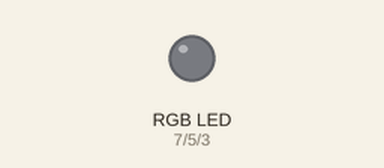
Recording of a sketch running on a simulated Arduino Uno, built with avr-gcc and run on an emulated ATmega328P. On the bench: an RGB LED mixed from three pins (HIGH = lit). The modem accepts every AT command (registered, SIM ready, sends succeed) and sends nothing else; what the sketch prints to the serial monitor is not drawn.

Above: at 1.1 s.
At 2.2 s:
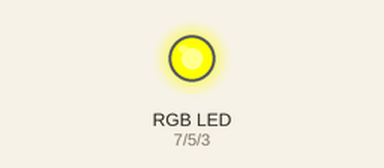
Timing chart, 0 to 3.7 s (numbered marks = the images above):
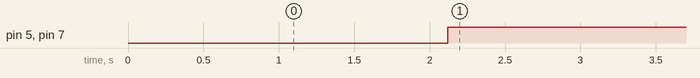

Measured:
- by itself, pin 5 (LED_GREEN), pin 7 (LED_RED): LOW → HIGH at 2.1 s

The sketch:

OpenWeatherServiceMainGitHub.ino
```cpp
#define SSID "Your SSID"
#define PASSWORD "Your Key"

#define CITY "Your City"

#define DEBUG true

#define LED_WLAN 13

#include <SoftwareSerial.h>

int LED_GREEN=5;
int LED_BLUE=3;
int LED_RED=7;
int GND=4;

SoftwareSerial esp8266(11, 12); // RX, TX


void setup() {
  Serial.begin(19200);
  esp8266.begin(19200);

  if (!espConfig()) serialDebug();
  else digitalWrite(LED_WLAN, HIGH);

  pinMode(LED_GREEN, OUTPUT);
  pinMode(LED_BLUE, OUTPUT);
  pinMode(LED_RED, OUTPUT);
  pinMode(GND, OUTPUT);
  digitalWrite(GND, LOW);

}

void loop() {
  int temp  = getWeatherTemp(CITY);
  digitalWrite(LED_BLUE, LOW);
  digitalWrite(LED_GREEN, LOW);
  digitalWrite(LED_RED, LOW);
  rgbTemp(temp);
  delay(1800000);
}

void rgbTemp(int val)
{
  if (val <= -10 & val >= -20)
    digitalWrite(LED_BLUE, HIGH);
  else
    digitalWrite(LED_BLUE, LOW);

  if (val >= -10 & val <=0)
    digitalWrite(LED_GREEN, HIGH);
  else
    digitalWrite(LED_GREEN, LOW);

  if (val >= 0 & val <=10)
    digitalWrite(LED_RED, HIGH);
  else
    digitalWrite(LED_RED, LOW);
}

float getWeatherTemp(String city)
{
  float temp;
  int humidity, clouds;
  String  Host = "temp.fkainka.de";
  String  Subpage = "/?city="+city;

  if (sendCom("AT+CIPSTART=\"TCP\",\"" + Host + "\",80", "OK"))
  {
    String getRequest = "GET " + Subpage + " HTTP/1.1\r\nHost:" + Host + "\r\n";
    if (sendCom("AT+CIPSEND=" + String(getRequest.length() + 2), ">"))
    {
      esp8266.println(getRequest);
      if (esp8266.find("+IPD"))
      {
        if (esp8266.find("\r\n\r\n"))
        {
          if (esp8266.find("Temp:"))
          {
            int vTemp = esp8266.parseInt();
            //String vTemp = esp8266.readStringUntil('\"');
            debug("Temp: " + String(vTemp) + "C");
            temp = vTemp;//.toFloat();
          }
          sendCom("AT+CIPCLOSE", "OK");
          return temp;
          Serial.println(temp);
        }
      }
    }

  }
}

String getTCP(String Host, String Subpage)
{
  boolean succes = true;

  succes &= sendCom("AT+CIPSTART=\"TCP\",\"" + Host + "\",80", "OK");
  String getRequest = "GET " + Subpage + " HTTP/1.1\r\nHost:" + Host + "\r\n\r\n";
  succes &= sendCom("AT+CIPSEND=" + String(getRequest.length() + 2), ">");

  return sendCom(getRequest);
}

//-----------------------------------------Config ESP8266------------------------------------

boolean espConfig()
{
  boolean succes = true;
  esp8266.setTimeout(12000);
  succes &= sendCom("AT+RST", "ready");
  esp8266.setTimeout(1000);
  if (configStation(SSID, PASSWORD)) {
    succes &= true;
    debug("WLAN Connected");
    debug("My IP is:");
    debug(sendCom("AT+CIFSR"));
  }
  else
  {
    succes &= false;
  }
  //shorter Timeout for faster wrong UPD-Comands handling
  succes &= sendCom("AT+CIPMODE=0", "OK");  //So rum scheit wichtig!
  succes &= sendCom("AT+CIPMUX=0", "OK");

  return succes;
}

boolean configTCPServer()
{
  boolean succes = true;

  succes &= (sendCom("AT+CIPMUX=1", "OK"));
  succes &= (sendCom("AT+CIPSERVER=1,80", "OK"));

  return succes;

}

boolean configTCPClient()
{
  boolean succes = true;

  succes &= (sendCom("AT+CIPMUX=0", "OK"));
  //succes &= (sendCom("AT+CIPSERVER=1,80", "OK"));

  return succes;

}


boolean configStation(String vSSID, String vPASSWORT)
{
  boolean succes = true;
  succes &= (sendCom("AT+CWMODE=1", "OK"));
  esp8266.setTimeout(20000);
  succes &= (sendCom("AT+CWJAP=\"" + String(vSSID) + "\",\"" + String(vPASSWORT) + "\"", "OK"));
  esp8266.setTimeout(1000);
  return succes;
}

boolean configAP()
{
  boolean succes = true;

  succes &= (sendCom("AT+CWMODE=2", "OK"));
  succes &= (sendCom("AT+CWSAP=\"NanoESP\",\"\",5,0", "OK"));

  return succes;
}

boolean configUDP()
{
  boolean succes = true;

  succes &= (sendCom("AT+CIPMODE=0", "OK"));
  succes &= (sendCom("AT+CIPMUX=0", "OK"));
  succes &= sendCom("AT+CIPSTART=\"UDP\",\"192.168.255.255\",90,91,2", "OK"); //Importand Boradcast...Reconnect IP
  return succes;
}

//-----------------------------------------------Controll ESP-----------------------------------------------------

boolean sendUDP(String Msg)
{
  boolean succes = true;

  succes &= sendCom("AT+CIPSEND=" + String(Msg.length() + 2), ">");    //+",\"192.168.4.2\",90", ">");
  if (succes)
  {
    succes &= sendCom(Msg, "OK");
  }
  return succes;
}


boolean sendCom(String command, char respond[])
{
  esp8266.println(command);
  if (esp8266.findUntil(respond, "ERROR"))
  {
    return true;
  }
  else
  {
    debug("ESP SEND ERROR: " + command);
    return false;
  }
}

String sendCom(String command)
{
  esp8266.println(command);
  return esp8266.readString();
}


//-------------------------------------------------Debug Functions------------------------------------------------------
void serialDebug() {
  while (true)
  {
    if (esp8266.available())
      Serial.write(esp8266.read());
    if (Serial.available())
      esp8266.write(Serial.read());
  }
}

void debug(String Msg)
{
  if (DEBUG)
  {
    Serial.println(Msg);
  }
}
```
